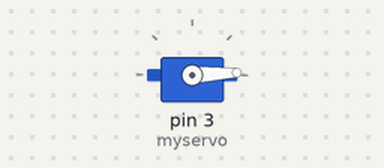
This sketch was run on a simulated Arduino Uno, built with avr-gcc and run on an emulated ATmega328P. Parts: servo.

Above: at 0.05 s.
At 0.65 s:
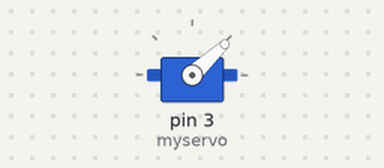
At 1.4 s:
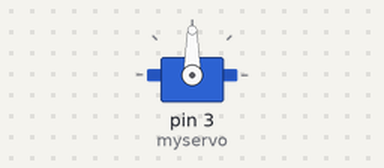
At 2.75 s:
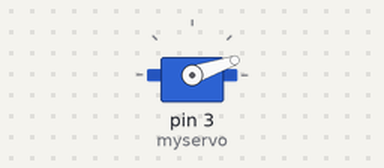
Timing chart, 0 to 40.0 s (numbered marks = the images above):
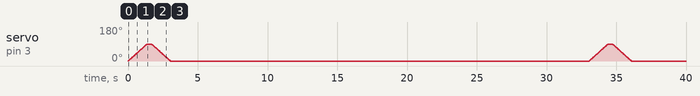

The sketch:

test_servomotor_nov22b.ino
```cpp
#include <Servo.h>
Servo myservo;
int pos = 0;
void setup() {
  // put your setup code here, to run once:
  myservo.attach(3);

}

void loop() {
  // put your main code here, to run repeatedly:
  for (pos = 0; pos <= 90; pos += 1){
    myservo.write(pos);
    delay(15);
  }
  delay(300);
  for(pos = 90; pos >= 0; pos -= 1){
    myservo.write(pos);
    delay(15);
  }
  delay(30000);

}
```
